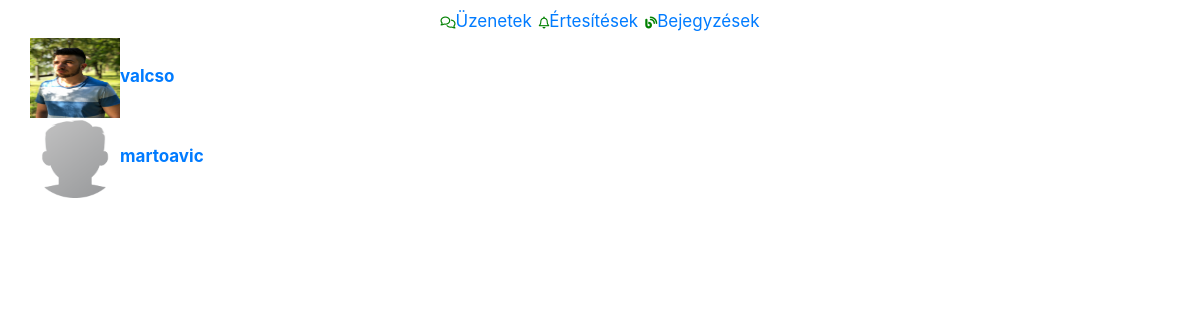
The page /php/messages.php on the database as committed earlier.
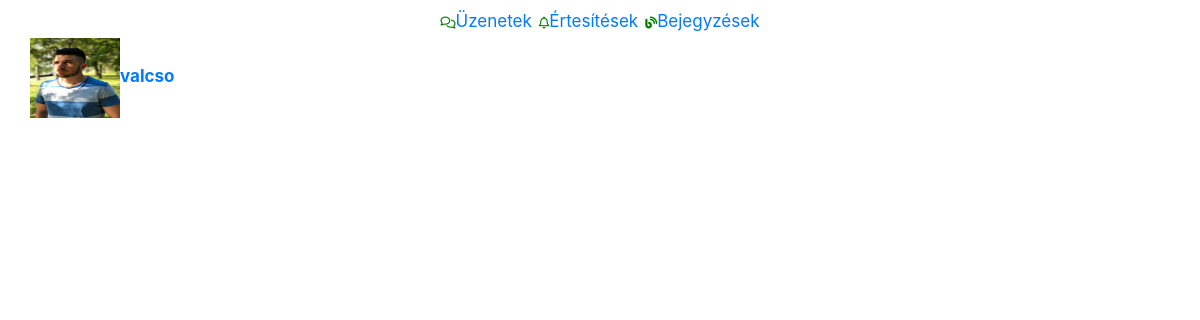
The same page on the database as committed later.
### tables this page shows
CREATE TABLE IF NOT EXISTS `users` (
  `user_id` int(11) NOT NULL AUTO_INCREMENT,
  `f_name` mediumtext NOT NULL,
  `l_name` mediumtext NOT NULL,
  `username` varchar(100) NOT NULL,
  `password` varchar(255) NOT NULL,
  `email` varchar(255) NOT NULL,
  `szakirany` varchar(255) NOT NULL,
  `user_image` varchar(111) NOT NULL,
  `posts` varchar(3) NOT NULL,
  `recovery_account` varchar(255) NOT NULL,
  `reg_date` timestamp NOT NULL DEFAULT CURRENT_TIMESTAMP,
  `cover_image` varchar(255) NOT NULL,
  PRIMARY KEY (`user_id`)
);

### php/messages.php (the view, shortened to what this page needs)
<!doctype html>
<html>
<head>
    <link rel="stylesheet" href="../css/bootstrap.css">
</head>
<body>
<div class="container">
    <div class="row">
        <div id="profilecol" class="col">
            <a class="mainmenu" href="messages.php?u_id=new"><i class="far fa-comments"></i>Üzenetek</a>
            <a href="x"><i class="far fa-bell"></i>Értesítések</a>
            <a href="home.php"><i class="fas fa-blog"></i>Bejegyzések</a></div>
    </div>
</div>
<?php
include 'connection.php';
 ?>
<div class="col-sm-3" id="select_user">
    <?php
    $user="select * from users ";
    $run_user=mysqli_query($con,$user);
    while($row_user=mysqli_fetch_array($run_user)){
        $user_id=$row_user['user_id'];
        $user_name=$row_user['username'];
        $user_image=$row_user['user_image'];
        echo "
        <div class='container-fluid'>
        <a href='messages.php?u_id=$user_id'><!$ userid volt -->
        <img  class='img-circle' src='$user_image' width='90px' height='80px' title='$user_name'><strong>$user_name</strong>
        </a>
</div>
        ";
    }
    ?>
</div>
</body>
</html>

Rows that differ between the two databases and show on the page:
removed users: user_image (placeholder picture), username "martoavic"
